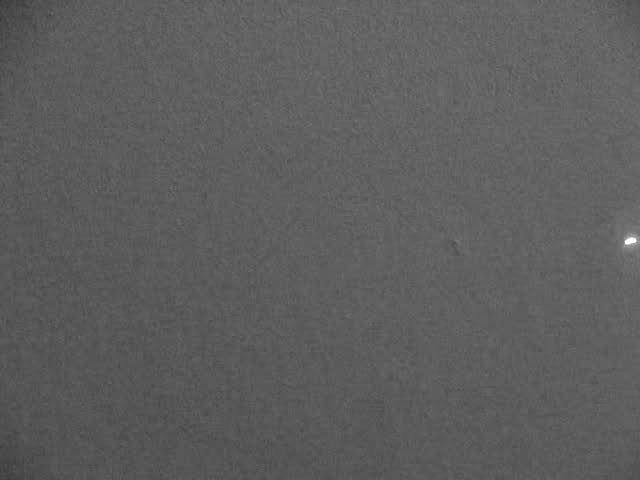
#> input picture Lab7/images/obrazki00051.jpg, 640 x 480 px; its folder holds only this picture in this run
$ python main.py
#> lines starting #> are read from the running program, lines starting #| are printed output that depends on the picture; after the words box and inside, x2 and y2 are one past the last pixel; in counts of white or black regions, pixels touching at a corner belong together
import os
import cv2
import numpy as np
import imageio
from pathlib import Path

INPUT_FOLDER = 'images'
OUTPUT_FOLDER = 'output'
GIF_PATH = f'{OUTPUT_FOLDER}/animation15FPS.gif'
REPORT_PATH = f'{OUTPUT_FOLDER}/report.txt'
GIF_FPS = 15

def load_images_from_folder(folder):
    image_paths = sorted(Path(folder).glob("*.jpg"))
    images = [cv2.imread(str(p)) for p in image_paths]
    return images, image_paths

def detect_laser_positions(images):
    positions = []
    for img in images:
        gray = cv2.cvtColor(img, cv2.COLOR_BGR2GRAY)
        _, thresh = cv2.threshold(gray, 240, 255, cv2.THRESH_BINARY)
        moments = cv2.moments(thresh)
        if moments["m00"] != 0:
            cx = int(moments["m10"] / moments["m00"])
            cy = int(moments["m01"] / moments["m00"])
        else:
            cx, cy = 0, 0
        positions.append((cx, cy))
    return positions


def create_gif(images, positions, gif_path, fps):
    gif_frames = []
    for img, pos in zip(images, positions):
        frame = img.copy()
        cv2.circle(frame, pos, 10, (0, 255, 0), 2)
        frame_rgb = cv2.cvtColor(frame, cv2.COLOR_BGR2RGB)
        gif_frames.append(frame_rgb)
    imageio.mimsave(gif_path, gif_frames, fps=fps)

def save_report(positions, report_path):
    with open(report_path, "w", encoding="utf-8") as f:
        f.write("Laser Pointer Tracking Report (Frame by Frame)\n")
        f.write("Frame\tX\tY\tdX\tdY\n")

        prev_x, prev_y = positions[0]
        f.write(f"0\t{prev_x}\t{prev_y}\t0\t0\n")
        for i in range(1, len(positions)):
            x, y = positions[i]
            dx = x - prev_x
            dy = y - prev_y
            f.write(f"{i}\t{x}\t{y}\t{dx}\t{dy}\n")
            prev_x, prev_y = x, y


def main():
    os.makedirs(OUTPUT_FOLDER, exist_ok=True)
    images, _ = load_images_from_folder(INPUT_FOLDER)
#> in load_images_from_folder, `images = [cv2.imread(str(p)) for p in image_paths]`: images = 1 item
#> images = 1 item
    positions = detect_laser_positions(images)
#> the loop in detect_laser_positions, `for img in images:` made 1 pass
#> (cx, cy) on pass 1: (630, 240)
#> pass 1, in detect_laser_positions, `_, thresh = cv2.threshold(gray, 240, 255, cv2.THRESH_BINARY)`:
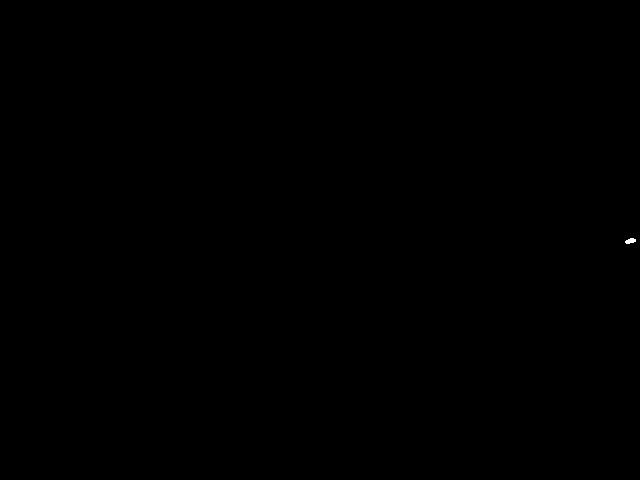
#> thresh: shape (480, 640); 0.01% white; 1 white region, box (x1, y1, x2, y2) and area: (625, 238, 636, 244) 46
#> after the loop in detect_laser_positions, `for img in images:`: positions = [(630, 240)]
#> positions = [(630, 240)]
    create_gif(images, positions, GIF_PATH, GIF_FPS)
#> the loop in create_gif, `for img, pos in zip(images, positions):` made 1 pass
#> after the loop in create_gif, `for img, pos in zip(images, positions):`: gif_frames = 1 item
    save_report(positions, REPORT_PATH)
#> in save_report, `prev_x, prev_y = positions[0]`: prev_x = 630; prev_y = 240
    print(f"GIF saved to: {GIF_PATH}")
    print(f"Report saved to: {REPORT_PATH}")

if __name__ == "__main__":
    main()
